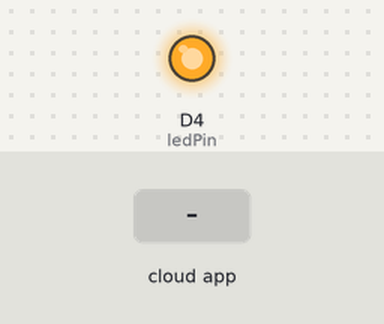
Bench run of a sketch on a simulated ESP8266 (NodeMCU). On the bench: output pins drawn as LEDs (lit = HIGH). The test bench sets the inputs (shaded band). WiFi joins after 1.5 s; servers stay silent unless stated; no MQTT or app messages arrive unless stated; what the sketch prints to the serial monitor is not drawn.

Above: at 2.7 s.
2.8 s: the phone or cloud app sets lamp to on
At 3.3 s:
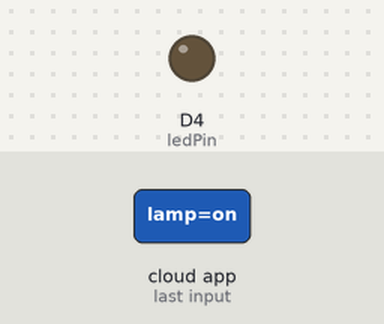
4.3 s: the phone or cloud app sets lamp to off
At 4.6 s:
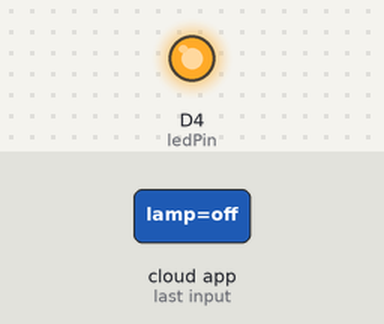
Timing chart, 0 to 7.3 s (numbered marks = the images above; inputs shaded):
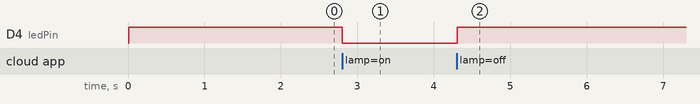

The sketch:

lamp_esp.ino
```cpp
#include <ESP8266WiFi.h>
#include "Adafruit_MQTT.h"
#include "Adafruit_MQTT_Client.h"

#define WLAN_SSID       "EgriHuliganok"
#define WLAN_PASS       "b8vjjchEdt5m"
#define AIO_SERVER      "192.168.0.200"
#define AIO_SERVERPORT  1883
#define AIO_USERNAME    ""
#define AIO_KEY         ""

const int ledPin = D4;
String val;
uint32_t delayMS;

WiFiClient client;
Adafruit_MQTT_Client mqtt(&client, AIO_SERVER, AIO_SERVERPORT, AIO_USERNAME, AIO_KEY);
Adafruit_MQTT_Subscribe bedroom_lamp = Adafruit_MQTT_Subscribe(&mqtt, AIO_USERNAME "bedroom/lamp");

void MQTT_connect();

void setup() {
  Serial.begin(115200);
  delay(10);
  pinMode(ledPin, OUTPUT);
  digitalWrite(ledPin, HIGH);

  WiFi.begin(WLAN_SSID, WLAN_PASS);
  while (WiFi.status() != WL_CONNECTED)
   {
    delay(500);
    Serial.print(".");
   }

  mqtt.subscribe(&bedroom_lamp);
  MQTT_connect();
  Adafruit_MQTT_Subscribe *subscription;
}

void loop()
  {
   Adafruit_MQTT_Subscribe *subscription;
    while(subscription = mqtt.readSubscription(10)){
     String message((char *)bedroom_lamp.lastread);
     if(message == "on"){
       Serial.println("got on msg");
        digitalWrite(ledPin, LOW);
     }
     if(message == "off"){
       Serial.println("got off msg");
        digitalWrite(ledPin, HIGH);
     }
      delay(10);
    }
  }

void MQTT_connect() {
  int8_t ret;
  if (mqtt.connected()) {
    return;
  }
  Serial.print("Connecting to MQTT... ");
  uint8_t retries = 3;
  while ((ret = mqtt.connect()) != 0) {
    Serial.println(mqtt.connectErrorString(ret));
    Serial.println("Retrying MQTT connection in 5 seconds...");
    mqtt.disconnect();
    delay(5000);  // wait 5 seconds
    retries--;
    if (retries == 0) {
      while (1);
    }
  }
  Serial.println("MQTT Connected!");
 }
```

Measured:
- after the input at 2.8 s, D4 (ledPin): HIGH → LOW at once
- after the input at 4.3 s, D4 (ledPin): LOW → HIGH at once
